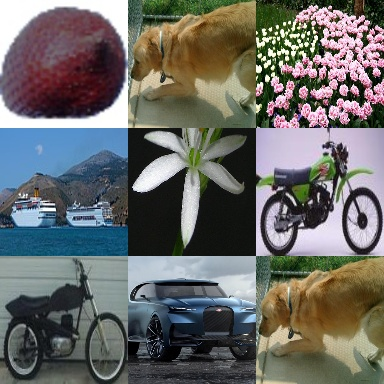
#> input picture matching-1.jpg, 384 x 384 px
$ python detector.py matching-1.jpg
#> lines starting #> are read from the running program, lines starting #| are printed output that depends on the picture
import cv2
import numpy as np
import sys
import math


def divide_images_into_sections(image, n_sections):
    height, width, _ = image.shape
    height_section = height // n_sections
    width_section = width // n_sections
    sections = []
    for i in range(n_sections):
        for j in range(n_sections):
            sections.append(image[i * height_section: (i + 1) * height_section, j * width_section: (j + 1) * width_section, :])
    return sections


def match_template(image, template):

    bw_image = cv2.cvtColor(image, cv2.COLOR_BGR2GRAY)
    bw_template = cv2.cvtColor(template, cv2.COLOR_BGR2GRAY)
    result = cv2.matchTemplate(bw_image, bw_template, cv2.TM_SQDIFF_NORMED)
    min_val,_,_,_ = cv2.minMaxLoc(result)
    return min_val


def has_repeated_patterns(image):

    matches = []
    for s in range (3, 10):
        sections = divide_images_into_sections(image, s)
        size_match = []
        for i in range(len(sections)):
            for j in range(i + 1, len(sections)):
                match_value = match_template(sections[i], sections[j])
                size_match.append(match_value * 100000)
        matches.append(min(size_match))

    return min(matches) < 0.1


if __name__ == "__main__":
    if len(sys.argv) != 2:
        print("Usage: python3 detector.py <image_path>")
        sys.exit(1)

    image_path = sys.argv[1]
    image = cv2.imread(image_path)
#> image is the input picture: shape (384, 384, 3); mean B, G, R 103.4, 106.2, 105.8

    if image is None:
        print("Invalid image path.")
        sys.exit(1)

    if has_repeated_patterns(image):
#> the loop in has_repeated_patterns, `for s in range (3, 10):` made 7 passes
#> pass 1, in match_template, `bw_image = cv2.cvtColor(image, cv2.COLOR_BGR2GRAY)`:
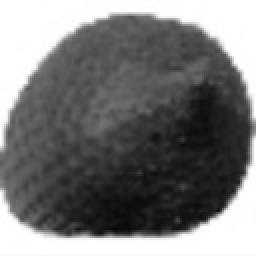
#> bw_image: shape (128, 128) (shown 2 times larger); min 7, max 255, mean 120.1
#> pass 1, in match_template, `bw_template = cv2.cvtColor(template, cv2.COLOR_BGR2GRAY)`:
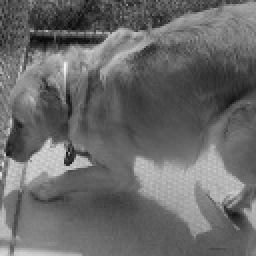
#> bw_template: shape (128, 128) (shown 2 times larger); min 6, max 247, mean 105.5
#> pass 1, in match_template (call 2), `bw_template = cv2.cvtColor(template, cv2.COLOR_BGR2GRAY)`:
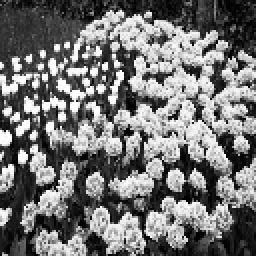
#> bw_template: shape (128, 128) (shown 2 times larger); min 0, max 254, mean 116.2
#> pass 1, in match_template (call 3), `bw_template = cv2.cvtColor(template, cv2.COLOR_BGR2GRAY)`:
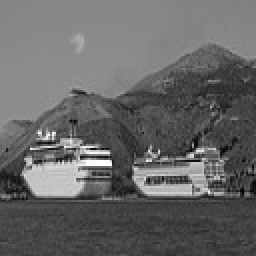
#> bw_template: shape (128, 128) (shown 2 times larger); min 2, max 254, mean 101.7
        print("Existe padrão repetido")

    else:
        print("Não existe padrão repetido")

$ run again, on matching-2.jpg
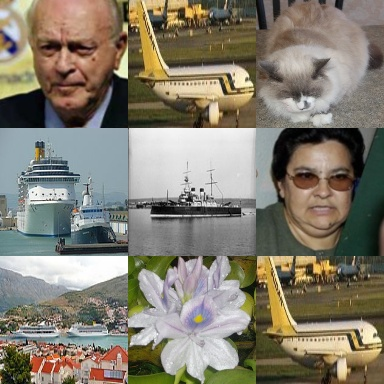
#> input picture matching-2.jpg, 384 x 384 px
#> image is the input picture: shape (384, 384, 3); mean B, G, R 111.4, 125.7, 131.7
#> the loop in has_repeated_patterns, `for s in range (3, 10):` made 7 passes
#> pass 1, in match_template (call 2), `bw_template = cv2.cvtColor(template, cv2.COLOR_BGR2GRAY)`:
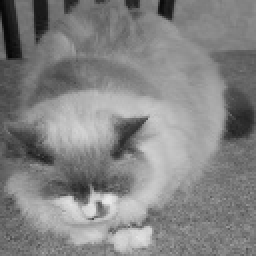
#> bw_template: shape (128, 128) (shown 2 times larger); min 6, max 235, mean 131.2
#> pass 1, in match_template (call 3), `bw_template = cv2.cvtColor(template, cv2.COLOR_BGR2GRAY)`:
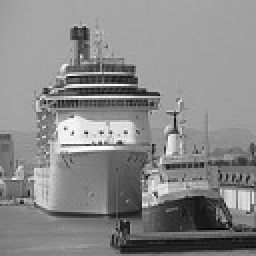
#> bw_template: shape (128, 128) (shown 2 times larger); min 5, max 254, mean 136.7

$ run again, on non-matching-2.jpg
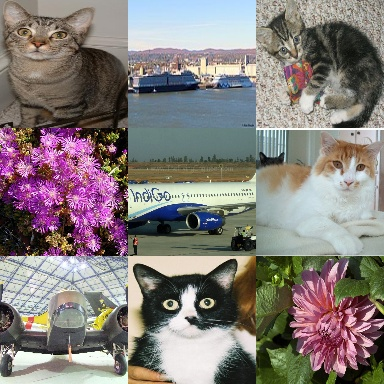
#> input picture non-matching-2.jpg, 384 x 384 px
#> image is the input picture: shape (384, 384, 3); mean B, G, R 122.4, 125.1, 132.3
#> the loop in has_repeated_patterns, `for s in range (3, 10):` made 7 passes
#> pass 1, in match_template (call 2), `bw_template = cv2.cvtColor(template, cv2.COLOR_BGR2GRAY)`:
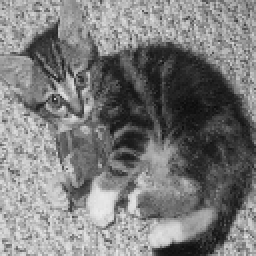
#> bw_template: shape (128, 128) (shown 2 times larger); min 12, max 234, mean 123.5
#> pass 1, in match_template (call 3), `bw_template = cv2.cvtColor(template, cv2.COLOR_BGR2GRAY)`:
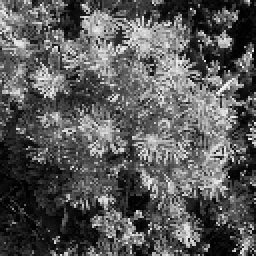
#> bw_template: shape (128, 128) (shown 2 times larger); min 0, max 249, mean 89.4
